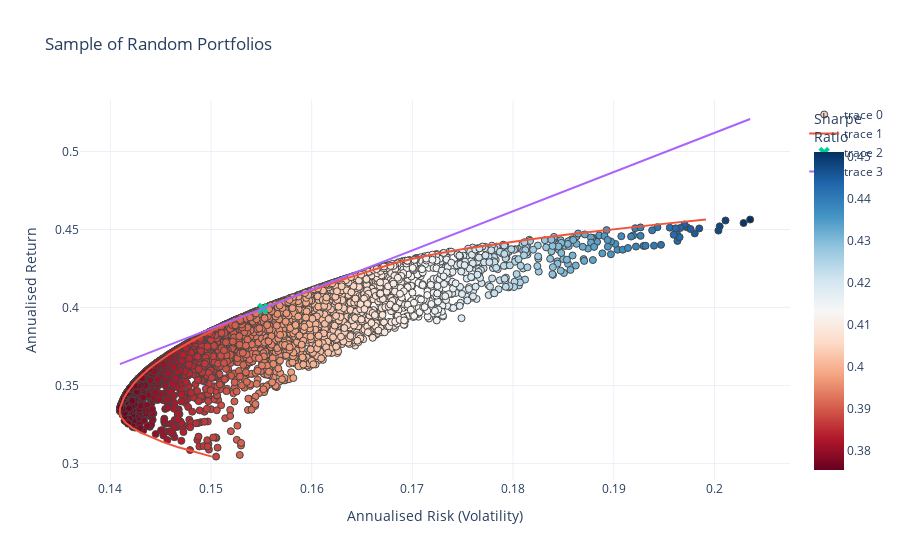

Source (notebook cell):
### Code cell
fig = go.Figure()
fig.add_trace(go.Scatter(x=a[1], 
                         y=a[0], 
                      #- Add color scale for sharpe ratio   
                      marker=dict(color=(a[1]-risk_free_rate)/(a[1]**0.5), 
                                  showscale=True, 
                                  size=7,
                                  line=dict(width=1),
                                  colorscale="RdBu",
                                  colorbar=dict(title="Sharpe<br>Ratio")
                                 ), 
                      mode='markers'))
fig.add_trace(go.Scatter(
    x=target_stds, y=target_rs, mode="lines"
)

)
fig.add_trace(go.Scatter(x=[ptf_stats(optimal_sharpe_weights)['volatility']],y=[ptf_stats(optimal_sharpe_weights)['return']],marker=dict(symbol="x",size=10),mode="markers"))
fig.add_trace(go.Scatter(x=cx,y=(cml[0] + cml[1] * cx),mode="lines"))

#- Add title/labels
fig.update_layout(template='plotly_white',
                  xaxis=dict(title='Annualised Risk (Volatility)'),
                  yaxis=dict(title='Annualised Return'),
                  title='Sample of Random Portfolios',
                  coloraxis_colorbar=dict(title="Sharpe Ratio"))

### Figure 1 — Plotly figure (JSON) as saved in the notebook; plotly's stock layout.template omitted (floating-point values rounded to 4 significant figures; data arrays with more than 128 entries replaced by an {"elided": "..."} marker saying what was removed)
{"data": [{"marker": {"color": {"elided": "5000 float values"}, "colorbar": {"title": {"text": "Sharpe<br>Ratio"}}, "colorscale": [[0, "rgb(103,0,31)"], [0.1, "rgb(178,24,43)"], [0.2, "rgb(214,96,77)"], [0.3, "rgb(244,165,130)"], [0.4, "rgb(253,219,199)"], [0.5, "rgb(247,247,247)"], [0.6, "rgb(209,229,240)"], [0.7, "rgb(146,197,222)"], [0.8, "rgb(67,147,195)"], [0.9, "rgb(33,102,172)"], [1, "rgb(5,48,97)"]], "line": {"width": 1}, "showscale": true, "size": 7}, "mode": "markers", "type": "scatter", "x": {"elided": "5000 float values"}, "y": {"elided": "5000 float values"}}, {"mode": "lines", "type": "scatter", "x": [0.1501, 0.1483, 0.1467, 0.1452, 0.144, 0.143, 0.1421, 0.1415, 0.1411, 0.1409, 0.141, 0.1411, 0.1413, 0.1416, 0.1419, 0.1423, 0.1427, 0.1432, 0.1438, 0.1444, 0.145, 0.1457, 0.1465, 0.1473, 0.1482, 0.1491, 0.1501, 0.1511, 0.1522, 0.1533, 0.1544, 0.1556, 0.1569, 0.1581, 0.1595, 0.1608, 0.1622, 0.1637, 0.1652, 0.1667, 0.1683, 0.1702, 0.1726, 0.1753, 0.1785, 0.182, 0.1858, 0.19, 0.1944, 0.1992], "y": [0.3044, 0.3075, 0.3106, 0.3137, 0.3168, 0.3199, 0.323, 0.3261, 0.3292, 0.3323, 0.3354, 0.3385, 0.3416, 0.3447, 0.3478, 0.3509, 0.354, 0.3571, 0.3602, 0.3633, 0.3664, 0.3695, 0.3726, 0.3757, 0.3788, 0.3819, 0.385, 0.3881, 0.3912, 0.3943, 0.3974, 0.4005, 0.4036, 0.4067, 0.4098, 0.4129, 0.416, 0.4191, 0.4222, 0.4253, 0.4284, 0.4316, 0.4347, 0.4378, 0.4409, 0.444, 0.4471, 0.4502, 0.4533, 0.4564]}, {"marker": {"size": 10, "symbol": "x"}, "mode": "markers", "type": "scatter", "x": [0.1551], "y": [0.3993]}, {"mode": "lines", "type": "scatter", "x": [0.1409, 0.1422, 0.1435, 0.1448, 0.1461, 0.1473, 0.1486, 0.1499, 0.1512, 0.1524, 0.1537, 0.155, 0.1563, 0.1576, 0.1588, 0.1601, 0.1614, 0.1627, 0.1639, 0.1652, 0.1665, 0.1678, 0.1691, 0.1703, 0.1716, 0.1729, 0.1742, 0.1754, 0.1767, 0.178, 0.1793, 0.1806, 0.1818, 0.1831, 0.1844, 0.1857, 0.1869, 0.1882, 0.1895, 0.1908, 0.192, 0.1933, 0.1946, 0.1959, 0.1972, 0.1984, 0.1997, 0.201, 0.2023, 0.2035], "y": [0.3637, 0.3669, 0.3701, 0.3733, 0.3765, 0.3797, 0.3829, 0.3862, 0.3894, 0.3926, 0.3958, 0.399, 0.4022, 0.4054, 0.4086, 0.4118, 0.415, 0.4182, 0.4214, 0.4246, 0.4278, 0.431, 0.4342, 0.4375, 0.4407, 0.4439, 0.4471, 0.4503, 0.4535, 0.4567, 0.4599, 0.4631, 0.4663, 0.4695, 0.4727, 0.4759, 0.4791, 0.4823, 0.4855, 0.4888, 0.492, 0.4952, 0.4984, 0.5016, 0.5048, 0.508, 0.5112, 0.5144, 0.5176, 0.5208]}], "layout": {"coloraxis": {"colorbar": {"title": {"text": "Sharpe Ratio"}}}, "title": {"text": "Sample of Random Portfolios"}, "xaxis": {"title": {"text": "Annualised Risk (Volatility)"}}, "yaxis": {"title": {"text": "Annualised Return"}}}}
